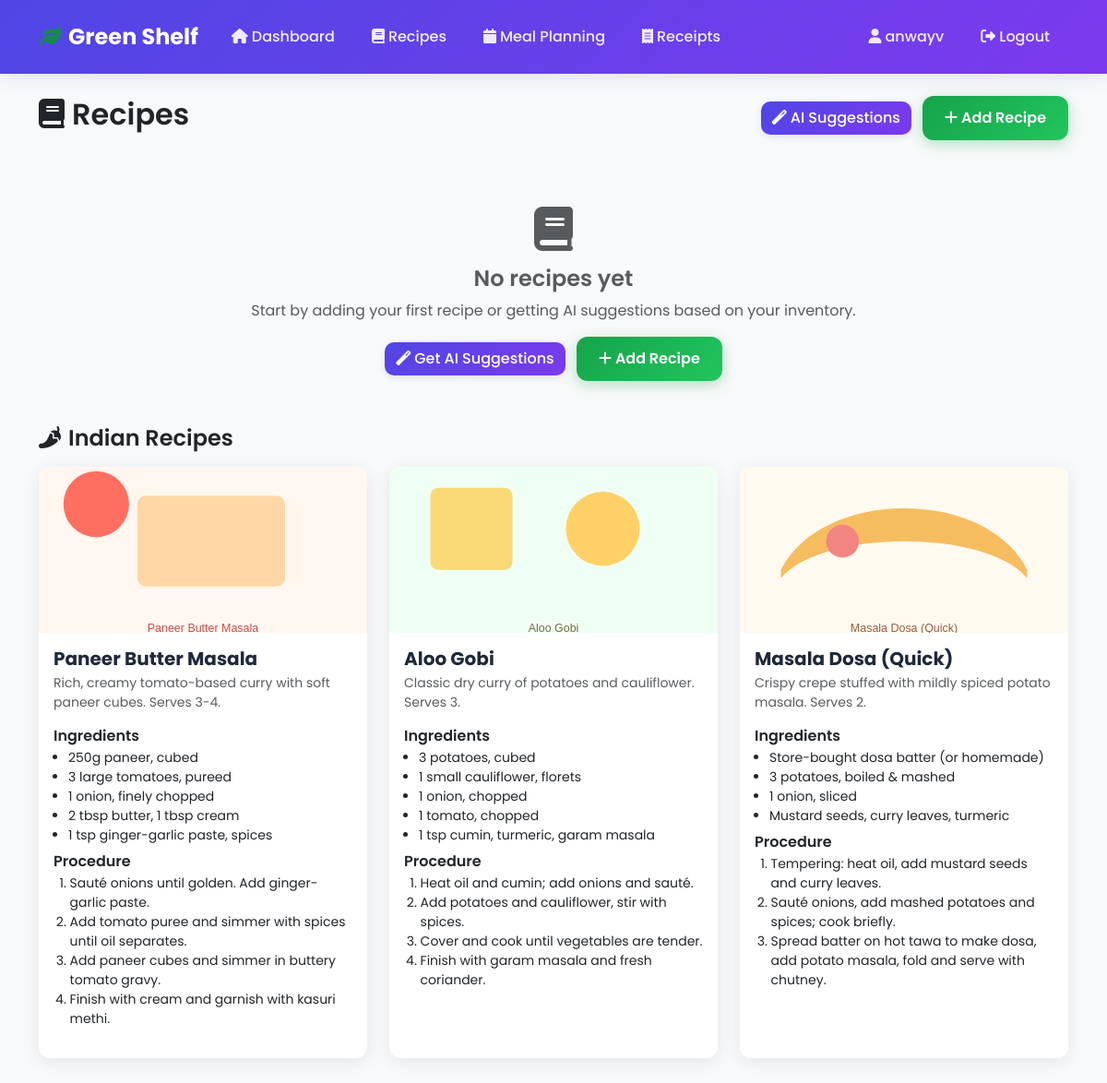
The page /recipes/ (signed in) on the database as committed earlier.
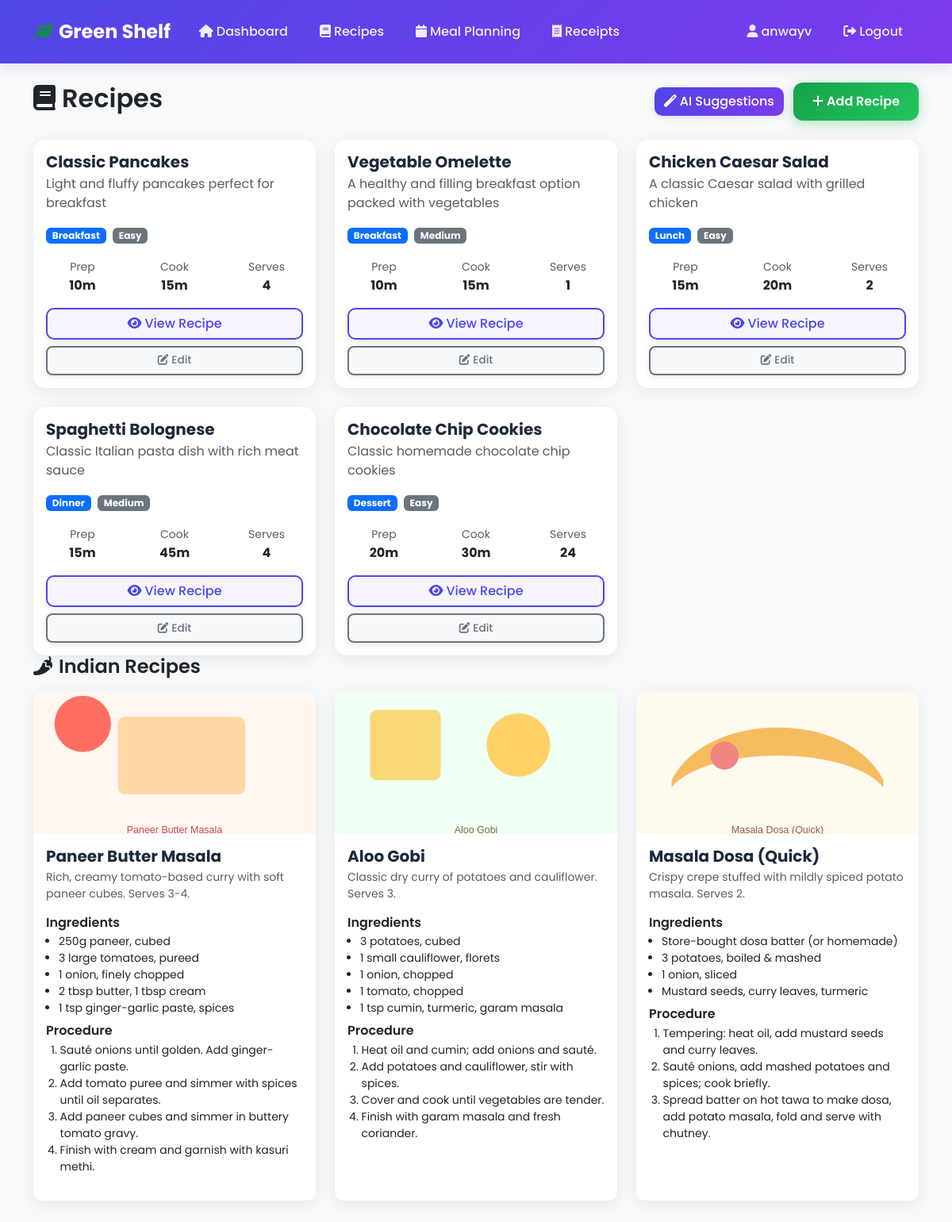
The same page on the database as committed later.
### app/models.py (models this page shows, shortened)
class User(UserMixin, db.Model):
    id = db.Column(db.Integer, primary_key=True)
    username = db.Column(db.String(80), unique=True, nullable=False)
    email = db.Column(db.String(120), unique=True, nullable=False)
    password_hash = db.Column(db.String(120), nullable=False)
    created_at = db.Column(db.DateTime, default=datetime.utcnow)
    family_size = db.Column(db.Integer, default=1)
    preferred_brands = db.Column(db.Text)  # JSON string
    dietary_restrictions = db.Column(db.Text)  # JSON string
    taste_preferences = db.Column(db.Text)  # JSON string
    delivery_time_slots = db.Column(db.Text)  # JSON string
    upi_id = db.Column(db.String(100))
    auto_order_enabled = db.Column(db.Boolean, default=False)
    checkout_enabled = db.Column(db.Boolean, default=False)
    check_interval_minutes = db.Column(db.Integer, default=60)
    blinkit_cookies = db.Column(db.Text)  # JSON string
    pincode = db.Column(db.String(10))
    cookies_saved = db.Column(db.Boolean, default=False)
    inventory_items = db.relationship('InventoryItem', backref='user', lazy=True, cascade='all, delete-orphan')
    meal_plans = db.relationship('MealPlan', backref='user', lazy=True, cascade='all, delete-orphan')
    recipes = db.relationship('Recipe', backref='user', lazy=True, cascade='all, delete-orphan')
    orders = db.relationship('Order', backref='user', lazy=True, cascade='all, delete-orphan')

class Recipe(db.Model):
    id = db.Column(db.Integer, primary_key=True)
    user_id = db.Column(db.Integer, db.ForeignKey('user.id'), nullable=False)
    name = db.Column(db.String(200), nullable=False)
    description = db.Column(db.Text)
    ingredients = db.Column(db.Text)  # JSON string
    instructions = db.Column(db.Text)
    prep_time = db.Column(db.Integer)  # minutes
    cook_time = db.Column(db.Integer)  # minutes
    servings = db.Column(db.Integer, default=1)
    category = db.Column(db.String(50))  # e.g., 'breakfast', 'lunch', 'dinner', 'snack'
    difficulty = db.Column(db.String(20))  # 'easy', 'medium', 'hard'
    tags = db.Column(db.Text)  # JSON string
    is_ai_generated = db.Column(db.Boolean, default=False)
    created_at = db.Column(db.DateTime, default=datetime.utcnow)

### app/recipes.py (the view)
@recipes_bp.route('/')
@login_required
def index():
    recipes = Recipe.query.filter_by(user_id=current_user.id).order_by(Recipe.created_at.desc()).all()
    return render_template('recipes/index.html', recipes=recipes)

### app/templates/recipes/index.html (shortened to what this page needs)
{% extends 'layout.html' %}
{% block content %}
<div class="d-flex justify-content-between align-items-center mb-4">
    <h2><i class="fas fa-book me-2"></i>Recipes</h2>
    <div>
        <button class="btn btn-primary me-2" onclick="suggestRecipes()">
            <i class="fas fa-magic me-1"></i>AI Suggestions
        </button>
        <a href="{{ url_for('recipes.create') }}" class="btn btn-success">
            <i class="fas fa-plus me-1"></i>Add Recipe
        </a>
    </div>
</div>
<div class="row g-4">
    {% for recipe in recipes %}
    <div class="col-md-6 col-lg-4">
        <div class="card h-100">
            <div class="card-body">
                <h5 class="card-title">{{ recipe.name }}</h5>
                <p class="card-text text-muted">{{ recipe.description or 'No description available' }}</p>
                <div class="mb-3">
                    <span class="badge bg-primary me-1">{{ recipe.category.title() }}</span>
                    <span class="badge bg-secondary me-1">{{ recipe.difficulty.title() }}</span>
                </div>
                <div class="row text-center mb-3">
                    <div class="col-4">
                        <small class="text-muted">Prep</small><br>
                        <strong>{{ recipe.prep_time or 0 }}m</strong>
                    </div>
                    <div class="col-4">
                        <small class="text-muted">Cook</small><br>
                        <strong>{{ recipe.cook_time or 0 }}m</strong>
                    </div>
                    <div class="col-4">
                        <small class="text-muted">Serves</small><br>
                        <strong>{{ recipe.servings }}</strong>
                    </div>
                </div>
                <div class="d-grid gap-2">
                    <a href="{{ url_for('recipes.view', id=recipe.id) }}" class="btn btn-outline-primary">
                        <i class="fas fa-eye me-1"></i>View Recipe
                    </a>
                    <a href="{{ url_for('recipes.edit', id=recipe.id) }}" class="btn btn-outline-secondary btn-sm">
                        <i class="fas fa-edit me-1"></i>Edit
                    </a>
                </div>
            </div>
        </div>
    </div>
    {% else %}
    <div class="col-12">
        <div class="text-center py-5">
            <i class="fas fa-book fa-3x text-muted mb-3"></i>
            <h4 class="text-muted">No recipes yet</h4>
            <p class="text-muted">Start by adding your first recipe or getting AI suggestions based on your inventory.</p>
            <div class="mt-3">
                <button class="btn btn-primary me-2" onclick="suggestRecipes()">
                    <i class="fas fa-magic me-1"></i>Get AI Suggestions
                </button>
                <a href="{{ url_for('recipes.create') }}" class="btn btn-success">
                    <i class="fas fa-plus me-1"></i>Add Recipe
                </a>
            </div>
        </div>
    </div>
    {% endfor %}
</div>
<div class="mb-5">
    <h4 class="mb-3"><i class="fas fa-pepper-hot me-2"></i>Indian Recipes</h4>
    <div class="row g-4 indian-recipes">
        <div class="col-md-6 col-lg-4">
            <div class="card recipe-card h-100">
                <img src="{{ url_for('static', filename='images/recipes/paneer_butter_masala.svg') }}" class="card-img-top recipe-img" alt="Paneer Butter Masala">
                <div class="card-body">
                    <h5 class="card-title">Paneer Butter Masala</h5>
                    <p class="card-text small text-muted">Rich, creamy tomato-based curry with soft paneer cubes. Serves 3-4.</p>
                    <h6>Ingredients</h6>
                    <ul class="small">
                        <li>250g paneer, cubed</li>
                        <li>3 large tomatoes, pureed</li>
                        <li>1 onion, finely chopped</li>
                        <li>2 tbsp butter, 1 tbsp cream</li>
                        <li>1 tsp ginger-garlic paste, spices</li>
                    </ul>
                    <h6>Procedure</h6>
                    <ol class="small">
                        <li>Sauté onions until golden. Add ginger-garlic paste.</li>
                        <li>Add tomato puree and simmer with spices until oil separates.</li>
                        <li>Add paneer cubes and simmer in buttery tomato gravy.</li>
                        <li>Finish with cream and garnish with kasuri methi.</li>
                    </ol>
                </div>
            </div>
        </div>
        <div class="col-md-6 col-lg-4">
            <div class="card recipe-card h-100">
                <img src="{{ url_for('static', filename='images/recipes/aloo_gobi.svg') }}" class="card-img-top recipe-img" alt="Aloo Gobi">
                <div class="card-body">
                    <h5 class="card-title">Aloo Gobi</h5>
                    <p class="card-text small text-muted">Classic dry curry of potatoes and cauliflower. Serves 3.</p>
                    <h6>Ingredients</h6>
                    <ul class="small">
                        <li>3 potatoes, cubed</li>
                        <li>1 small cauliflower, florets</li>
                        <li>1 onion, chopped</li>
                        <li>1 tomato, chopped</li>
                        <li>1 tsp cumin, turmeric, garam masala</li>
                    </ul>
                    <h6>Procedure</h6>
                    <ol class="small">
                        <li>Heat oil and cumin; add onions and sauté.</li>
                        <li>Add potatoes and cauliflower, stir with spices.</li>
                        <li>Cover and cook until vegetables are tender.</li>
                        <li>Finish with garam masala and fresh coriander.</li>
                    </ol>
                </div>
            </div>
        </div>
        <div class="col-md-6 col-lg-4">
            <div class="card recipe-card h-100">
                <img src="{{ url_for('static', filename='images/recipes/masala_dosa.svg') }}" class="card-img-top recipe-img" alt="Masala Dosa">
                <div class="card-body">
                    <h5 class="card-title">Masala Dosa (Quick)</h5>
                    <p class="card-text small text-muted">Crispy crepe stuffed with mildly spiced potato masala. Serves 2.</p>
                    <h6>Ingredients</h6>
                    <ul class="small">
                        <li>Store-bought dosa batter (or homemade)</li>
                        <li>3 potatoes, boiled & mashed</li>
                        <li>1 onion, sliced</li>
                        <li>Mustard seeds, curry leaves, turmeric</li>
                    </ul>
                    <h6>Procedure</h6>
                    <ol class="small">
                        <li>Tempering: heat oil, add mustard seeds and curry leaves.</li>
                        <li>Sauté onions, add mashed potatoes and spices; cook briefly.</li>
                        <li>Spread batter on hot tawa to make dosa, add potato masala, fold and serve with chutney.</li>
                    </ol>
                </div>
            </div>
        </div>
    </div>
</div>
{% endblock %}

### app/templates/layout.html (shortened to what this page needs)
<!DOCTYPE html>
<html lang="en">
  <head>
    <link
      href="https://cdn.jsdelivr.net/npm/bootstrap@5.3.2/dist/css/bootstrap.min.css"
      rel="stylesheet"
    />
    <link
      rel="stylesheet"
      href="https://cdnjs.cloudflare.com/ajax/libs/font-awesome/6.0.0/css/all.min.css"
    />
    <link
      rel="stylesheet"
      href="{{ url_for('static', filename='styles.css') }}"
    />
    <link
      rel="stylesheet"
      href="{{ url_for('static', filename='responsive-styles.css') }}"
    />
  </head>
  <body class="bg-light">
    <nav class="navbar navbar-expand-lg bg-white border-bottom">
      <div class="container">
        <a class="navbar-brand" href="{{ url_for('main.index') }}">
          <i class="fas fa-leaf text-success me-2"></i>Green Shelf
        </a>
        <div class="collapse navbar-collapse" id="navbarNav">
          {% if current_user.is_authenticated %}
          <ul class="navbar-nav me-auto">
            <li class="nav-item">
              <a class="nav-link" href="{{ url_for('main.index') }}">
                <i class="fas fa-home me-1"></i>Dashboard
              </a>
            </li>
            <li class="nav-item">
              <a class="nav-link" href="{{ url_for('recipes.index') }}">
                <i class="fas fa-book me-1"></i>Recipes
              </a>
            </li>
            <li class="nav-item">
              <a class="nav-link" href="{{ url_for('meal_planning.index') }}">
                <i class="fas fa-calendar me-1"></i>Meal Planning
              </a>
            </li>
            <li class="nav-item">
              <a class="nav-link" href="{{ url_for('receipts.index') }}">
                <i class="fas fa-receipt me-1"></i>Receipts
              </a>
            </li>
          </ul>
          <ul class="navbar-nav">
            <li class="nav-item">
              <a class="nav-link" href="{{ url_for('auth.profile') }}">
                <i class="fas fa-user me-1"></i>{{ current_user.username }}
              </a>
            </li>
            <li class="nav-item">
              <a class="nav-link" href="{{ url_for('auth.logout') }}">
                <i class="fas fa-sign-out-alt me-1"></i>Logout
              </a>
            </li>
          </ul>
          {% endif %}
        </div>
      </div>
    </nav>
    <main class="container py-4">
       {% block content %}{% endblock %}
    </main>
  </body>
</html>

### app/templates/layout.html (style rules this page uses)
.navbar-brand { font-weight: bold; }

Rows that differ between the two databases and show on the page:
added Recipe: name "Classic Pancakes", description "Light and fluffy pancakes perfect for breakfast", category "Breakfast", difficulty "Easy", prep_time "10", cook_time "15", servings "4"
added Recipe: name "Vegetable Omelette", description "A healthy and filling breakfast option packed with vegetables", category "Breakfast", difficulty "Medium", prep_time "10", cook_time "15", servings "1"
added Recipe: name "Chicken Caesar Salad", description "A classic Caesar salad with grilled chicken", category "Lunch", difficulty "Easy", prep_time "15", cook_time "20", servings "2"
added Recipe: name "Spaghetti Bolognese", description "Classic Italian pasta dish with rich meat sauce", category "Dinner", difficulty "Medium", prep_time "15", cook_time "45", servings "4"
added Recipe: name "Chocolate Chip Cookies", description "Classic homemade chocolate chip cookies", category "Dessert", difficulty "Easy", prep_time "20", cook_time "30", servings "24"
Other text that changed with them:
text no longer shown: "No recipes yet Start by adding your first recipe or getting AI suggestions based on your inventory. Get AI Suggestions Add Recipe"
